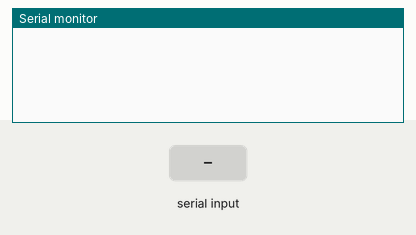
Simulated run of this sketch. Board: Arduino Uno, built with avr-gcc and run on an emulated ATmega328P. Shown: the last lines printed to the serial monitor. The inputs (shaded band) are chosen by the test bench.

Above: at 1.2 s.
1.3 s: "90,45\n" received over Serial
At 2.4 s:
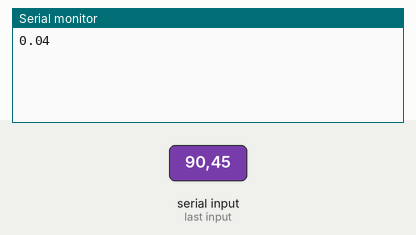
2.8 s: "30,150\n" received over Serial
At 4.3 s:
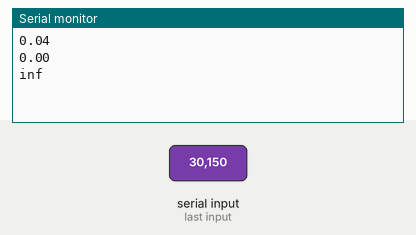

The sketch:

lab_3_q2_data_type_amp_amp_amp_variable_definition1.ino
```cpp
// C++ code
//Q2 - LAB 3
float BMI, weight, height;
void setup()
{
  Serial.begin(9600);
}

void loop()
{
  if (Serial.available()>0){
    weight = Serial.parseFloat();
    while (true) {
      if (Serial.available()>0){
         height = Serial.parseFloat();
         BMI = weight/pow(height,2);
         Serial.println(BMI);
         break;
      }
    }
  }
}
```

Measured:
- after the input at 1.3 s, the serial monitor: prints a new line at once (image 1)
- after the input at 2.8 s, the serial monitor: prints a new line at once (image 2)
